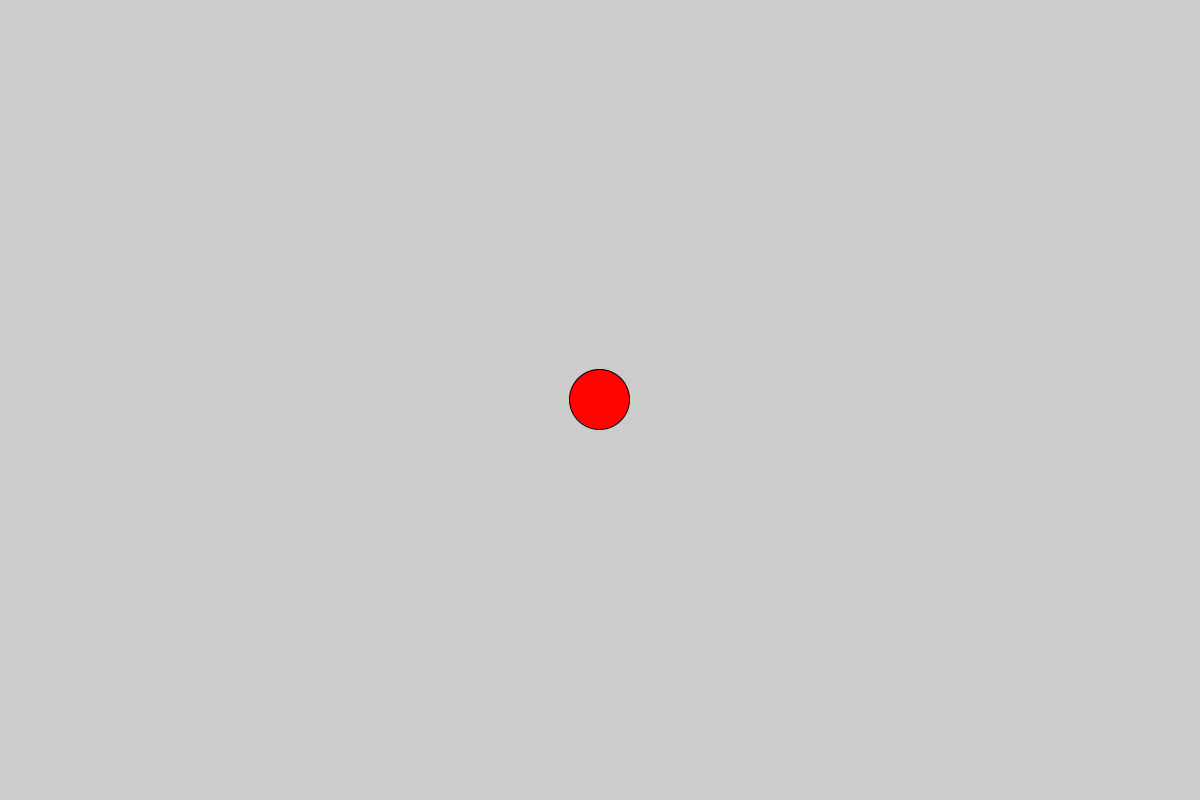
Frame 1 (no input)
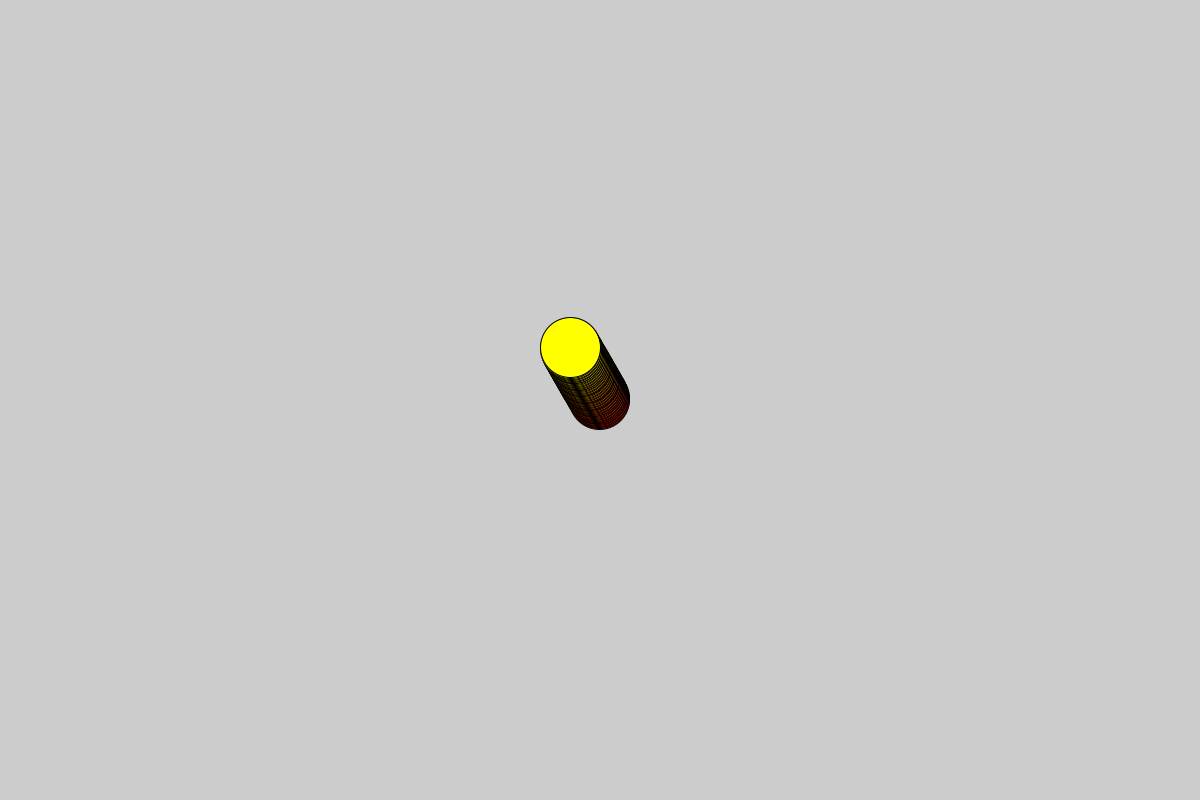
Frame 60 (the mouse pressed at the canvas centre just before this capture)
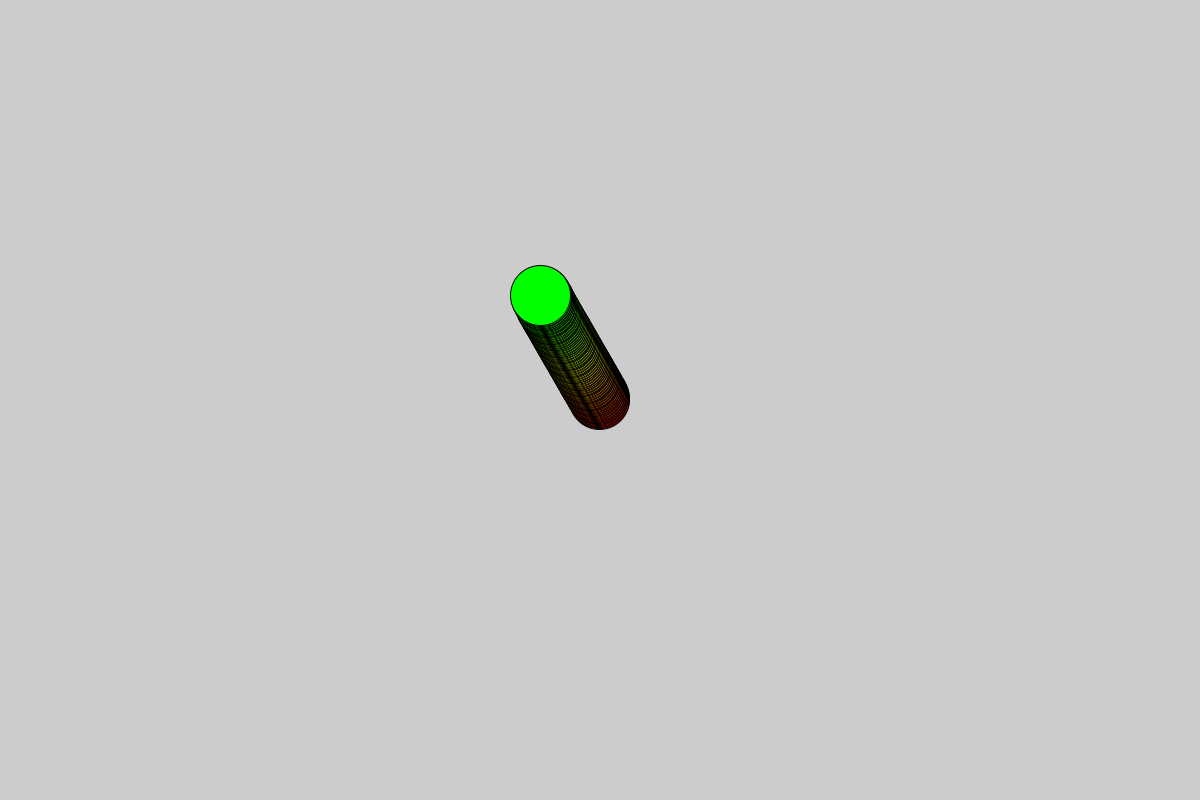
Frame 120 (the mouse held since frame 60 and released just before this capture)

The Processing sketch that drew these frames (run headless with seeded random() and noise(); from frame 60 on, the mouse is pressed at the canvas centre):

// Processing sketch: wanderer
// ── wanderer.pde
PVector loc,vel,acc;
int sz=60;

void setup(){  

  colorMode(HSB,360,100,100,100);
  size(1200,800);
  loc= new PVector(width/2,height/2);
  vel=PVector.random2D();
  acc = new PVector();
  
}
void draw(){

 vel.normalize();                 
  vel.add(acc);         
  loc.add(vel);       
  fill(frameCount%360,100,100,100);
  ellipse(loc.x,loc.y,sz,sz);
  if(loc.x-sz/2>width){
    loc.x=-sz/2;
  }
  if(loc.x+sz/2<0){
    loc.x=width+sz/2;
  }
  if(loc.y-sz/2>height){
    loc.y= -sz/2;
  }
  if(loc.y+sz/2<0){
    loc.y=height+sz/2;
  }
  }
  
